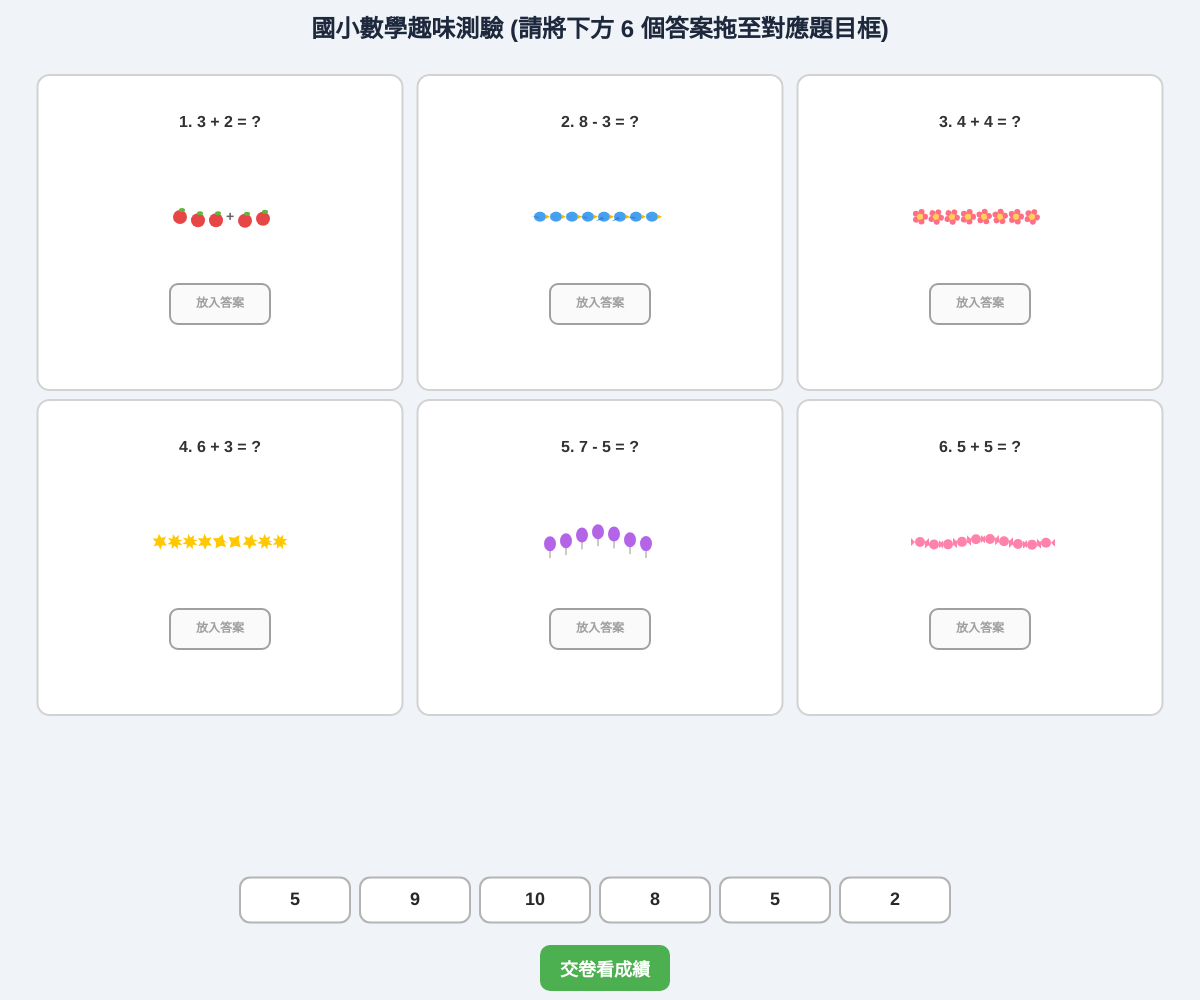
Frame 1 (no input)
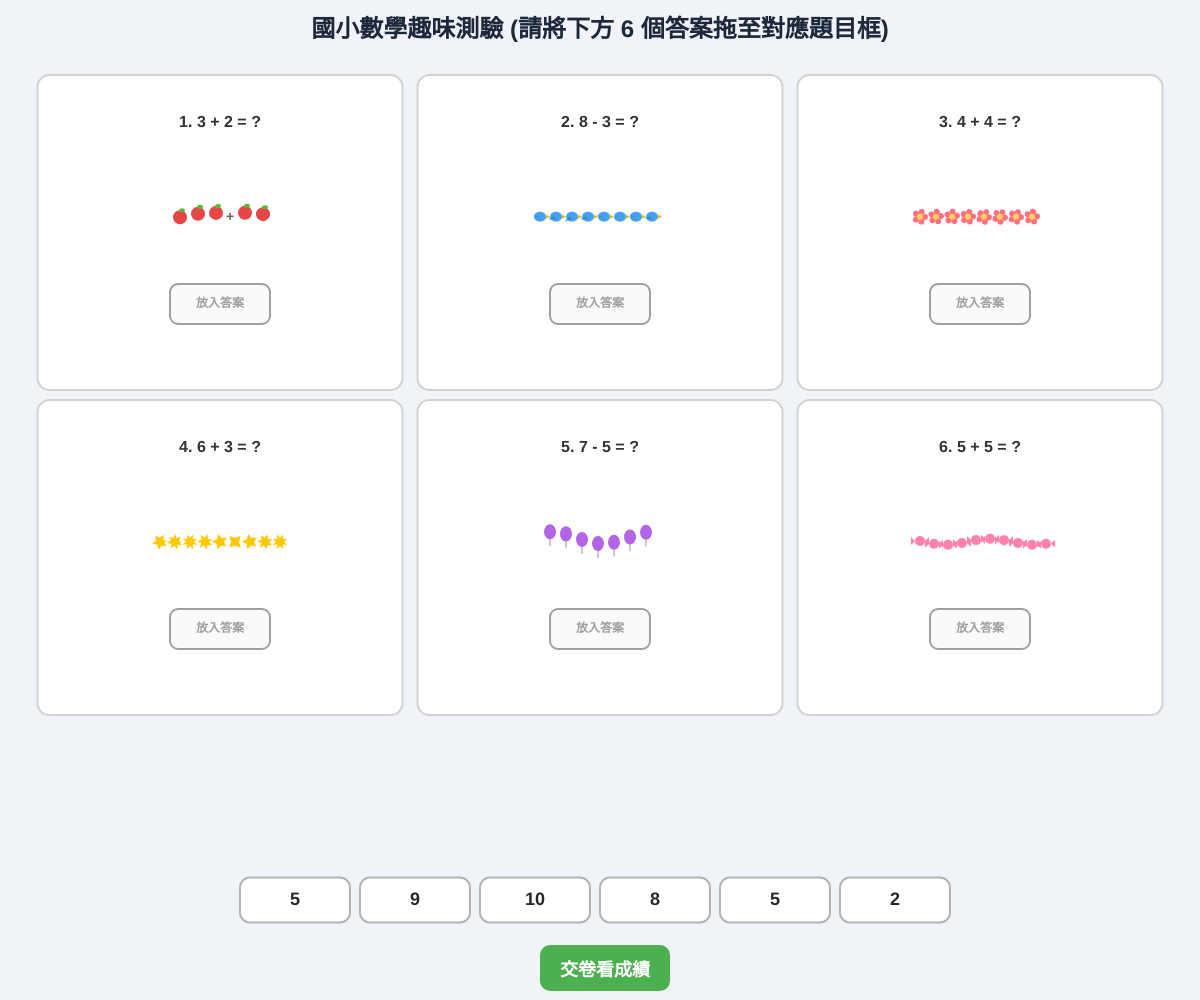
Frame 60 (no input)
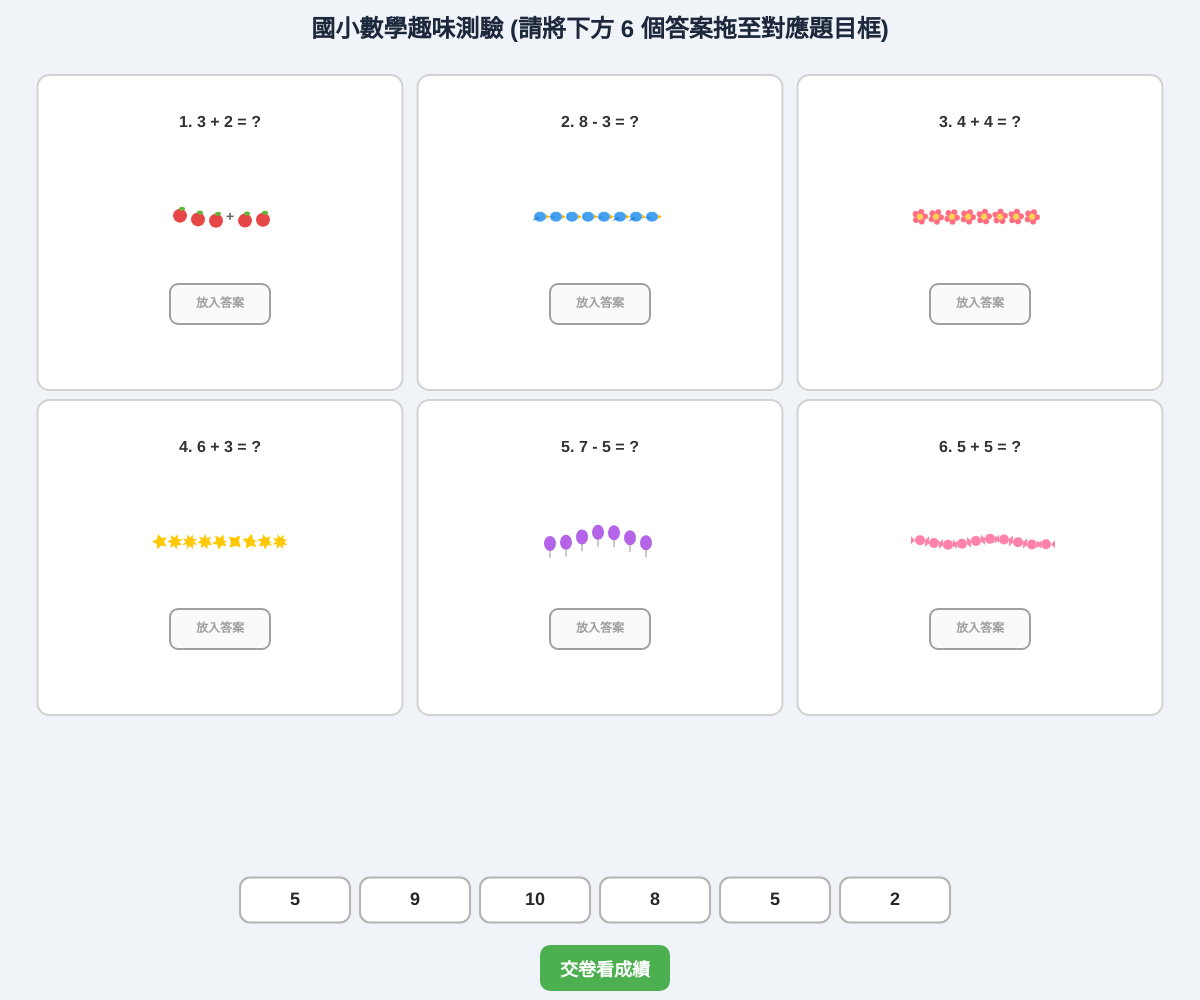
Frame 120 (the mouse pressed at the canvas centre since frame 60)

The p5.js sketch that drew these frames (run headless with seeded random() and noise() and a simulated clock; from frame 60 on, the mouse is pressed at the canvas centre):

// p5.js sketch
// ── sketch.js
// 宣告全域變數：題目庫、選項陣列、目標區陣列、分數、交卷狀態與彩帶粒子陣列
let questions = []; // 存放 6 個題目物件的陣列
let draggableOptions = []; // 存放下方 6 個可拖曳選項物件的陣列
let dropZones = []; // 存放 6 個題目對應的目標放置區陣列
let confettis = []; // 存放全螢幕慶祝彩帶粒子的陣列
let score = 0; // 紀錄最終答對題數與得分
let isSubmitted = false; // 紀錄是否已經完成交卷
let submitButton; // 交卷按鈕 DOM 物件
let retryButton; // 重新測驗按鈕 DOM 物件

// 初始化題目資料庫 (6 道國小基礎數學題目)
function initQuestionsData() { // initQuestionsData 開始
  questions = [ // 建立 6 道題目資料
    { id: 0, title: "1. 3 + 2 = ?", answer: "5", type: "apples", count1: 3, count2: 2 }, // 第 1 題
    { id: 1, title: "2. 8 - 3 = ?", answer: "5", type: "birds", count1: 8, count2: 3 }, // 第 2 題
    { id: 2, title: "3. 4 + 4 = ?", answer: "8", type: "flowers", count1: 4, count2: 4 }, // 第 3 題
    { id: 3, title: "4. 6 + 3 = ?", answer: "9", type: "stars", count1: 6, count2: 3 }, // 第 4 題
    { id: 4, title: "5. 7 - 5 = ?", answer: "2", type: "balloons", count1: 7, count2: 5 }, // 第 5 題
    { id: 5, title: "6. 5 + 5 = ?", answer: "10", type: "candies", count1: 5, count2: 5 } // 第 6 題
  ]; // 題目資料陣列結束
} // initQuestionsData 結束

// p5.js setup 初始化設定函式
function setup() { // setup 開始
  createCanvas(windowWidth, windowHeight); // 建立全螢幕畫布
  rectMode(CENTER); // 設定矩形繪製中心點對齊
  textAlign(CENTER, CENTER); // 設定文字對齊居中
  initQuestionsData(); // 初始化題目資料
  initUIAndLayout(); // 初始化題目板塊與拖曳選項佈局
  createControls(); // 初始化交卷與重來按鈕
} // setup 結束

// 視窗尺寸改變時觸發響應式重新佈局
function windowResized() { // windowResized 開始
  resizeCanvas(windowWidth, windowHeight); // 調整畫布尺寸為當前視窗大小
  repositionLayout(); // 重新計算與定位所有題目區與拖曳選項位置
} // windowResized 結束

// 初始化控制按鈕（交卷按鈕與重來按鈕）
function createControls() { // createControls 開始
  submitButton = createButton("交卷看成績"); // 建立交卷按鈕
  submitButton.style("font-size", "18px"); // 設定字體大小
  submitButton.style("font-weight", "bold"); // 設定粗體
  submitButton.style("background-color", "#4CAF50"); // 設定綠色背景
  submitButton.style("color", "white"); // 設定白色文字
  submitButton.style("border", "none"); // 移除邊框
  submitButton.style("border-radius", "10px"); // 設定圓角
  submitButton.style("padding", "10px 20px"); // 設定按鈕內距
  submitButton.style("cursor", "pointer"); // 滑鼠懸停顯示手型
  submitButton.mousePressed(handleSubmit); // 註冊點擊處理事件

  retryButton = createButton("重新測驗"); // 建立重新測驗按鈕
  retryButton.style("font-size", "18px"); // 設定字體大小
  retryButton.style("font-weight", "bold"); // 設定粗體
  retryButton.style("background-color", "#2196F3"); // 設定藍色背景
  retryButton.style("color", "white"); // 設定白色文字
  retryButton.style("border", "none"); // 移除邊框
  retryButton.style("border-radius", "10px"); // 設定圓角
  retryButton.style("padding", "10px 20px"); // 設定按鈕內距
  retryButton.style("cursor", "pointer"); // 滑鼠懸停顯示手型
  retryButton.mousePressed(resetQuiz); // 註冊重置處理事件
  retryButton.hide(); // 預設隱藏重來按鈕

  repositionButtons(); // 定位按鈕位置
} // createControls 結束

// 按鈕定位計算
function repositionButtons() { // repositionButtons 開始
  if (submitButton) submitButton.position(width / 2 - 60, height - 55); // 置中定位於底部
  if (retryButton) retryButton.position(width / 2 - 50, height - 55); // 置中定位於底部
} // repositionButtons 結束

// 計算與建立 6 題格狀版面與 6 個可拖曳選項
function initUIAndLayout() { // initUIAndLayout 開始
  dropZones = []; // 清空目標放置區
  draggableOptions = []; // 清空可拖曳選項

  // 1. 計算 6 題目的網格佈局 (寬度大於 800 時採 3x2，小螢幕採 2x3)
  let cols = width > 800 ? 3 : 2; // 計算網格列數
  let rows = Math.ceil(questions.length / cols); // 計算網格行數
  let gridW = (width - 60) / cols; // 單一題目卡片寬度
  let gridH = (height * 0.65) / rows; // 單一題目卡片高度

  for (let i = 0; i < questions.length; i++) { // 走訪 6 個題目
    let c = i % cols; // 當前列索引
    let r = Math.floor(i / cols); // 當前行索引
    let x = 30 + c * gridW + gridW / 2; // 卡片中心 X 座標
    let y = 70 + r * gridH + gridH / 2; // 卡片中心 Y 座標

    dropZones.push({ // 新增目標放置區
      questionId: i, // 對應題目編號
      x: x, // 位置 X
      y: y + gridH * 0.22, // 放置區定位於卡片偏下方
      w: Math.min(100, gridW * 0.4), // 放置區寬度
      h: 40, // 放置區高度
      cardX: x, // 卡片中心 X
      cardY: y, // 卡片中心 Y
      cardW: gridW - 15, // 卡片整體寬度
      cardH: gridH - 10, // 卡片整體高度
      occupiedOption: null // 目前放置的選項（初始為空）
    }); // 目標區新增結束
  } // 迴圈結束

  // 2. 建立 6 個可拖曳選項（汲取正確答案並進行隨機打亂）
  let optionValues = questions.map(q => q.answer); // 收集 6 個題目的答案
  let shuffledValues = shuffleArray([...optionValues]); // 隨機打亂答案順序

  let optW = Math.min(110, (width - 40) / 6 - 10); // 計算每個選項區塊寬度
  let startX = width / 2 - (6 * (optW + 10)) / 2 + optW / 2; // 設定選項區起始 X 座標
  let optY = height - 100; // 設定選項區 Y 座標（底部上方）

  for (let i = 0; i < 6; i++) { // 迴圈建立 6 個選項
    let ox = startX + i * (optW + 10); // 計算當前選項初始 X
    draggableOptions.push(new DraggableOption(ox, optY, optW, 45, shuffledValues[i], i)); // 建立選項物件
  } // 迴圈結束
} // initUIAndLayout 結束

// 重新佈局（響應式調整）
function repositionLayout() { // repositionLayout 開始
  initUIAndLayout(); // 重新建立卡片與選項的位置計算
  repositionButtons(); // 重新計算按鈕位置
} // repositionLayout 結束

// 陣列隨機洗牌函式
function shuffleArray(arr) { // shuffleArray 開始
  for (let i = arr.length - 1; i > 0; i--) { // 倒序走訪陣列
    let j = Math.floor(random(i + 1)); // 隨機產生交換索引
    [arr[i], arr[j]] = [arr[j], arr[i]]; // 交換陣列元素
  } // 迴圈結束
  return arr; // 回傳洗牌後的陣列
} // shuffleArray 結束

// p5.js 主繪圖循環函式
function draw() { // draw 開始
  background(240, 244, 248); // 設定舒適的淡灰藍色背景

  drawTitleHeader(); // 繪製頁面上方總標題與說明
  drawQuestionCards(); // 繪製 6 個題目卡片與 GIF 動態效果
  drawDropZones(); // 繪製 6 個題目答題放置框

  // 更新並繪製所有 6 個拖曳選項
  for (let opt of draggableOptions) { // 走訪所有選項
    opt.update(); // 更新拖曳座標
    opt.display(); // 繪製選項卡片
  } // 迴圈結束

  // 若已交卷則繪製成績結算與彩帶特效
  if (isSubmitted) { // 判斷交卷狀態
    drawResultOverlay(); // 繪製成績統計彈窗
    let percentage = (score / questions.length) * 100; // 計算得分百分比
    if (percentage > 60) { // 高於 60% 得分
      updateAndDrawConfetti(); // 繪製繽紛彩帶動畫
    } // if 結束
  } // isSubmitted if 結束
} // draw 結束

// 繪製頁面頂部標題
function drawTitleHeader() { // drawTitleHeader 開始
  fill(30, 40, 60); // 標題顏色深藍色
  textSize(24); // 設定標題字體大小
  textStyle(BOLD); // 粗體字型
  text("國小數學趣味測驗 (請將下方 6 個答案拖至對應題目框)", width / 2, 30); // 繪製標題文字
} // drawTitleHeader 結束

// 繪製 6 個題目卡片與繪製內部 GIF 動畫
function drawQuestionCards() { // drawQuestionCards 開始
  for (let i = 0; i < dropZones.length; i++) { // 走訪 6 個題目板塊
    let zone = dropZones[i]; // 取得對應板塊資料
    let q = questions[i]; // 取得題目資料

    // 繪製卡片白色背景與圓角邊框
    fill(255); // 白色背景
    stroke(210); // 淺灰邊框
    strokeWeight(2); // 邊框厚度
    rect(zone.cardX, zone.cardY, zone.cardW, zone.cardH, 12); // 繪製題目面板

    // 繪製題目文字標題
    fill(50); // 文字灰色
    noStroke(); // 無邊框
    textSize(16); // 字體大小
    textStyle(BOLD); // 粗體
    text(q.title, zone.cardX, zone.cardY - zone.cardH * 0.35); // 繪製題目題目名稱

    // 繪製動態視覺 GIF 效果區塊
    drawAnimatedGraphic(q, zone.cardX, zone.cardY - zone.cardH * 0.05); // 呼叫動態畫圖函式
  } // 迴圈結束
} // drawQuestionCards 結束

// 繪製各題目的模擬 GIF 動態視覺插圖
function drawAnimatedGraphic(q, cx, cy) { // drawAnimatedGraphic 開始
  push(); // 儲存繪圖狀態
  translate(cx, cy); // 將原點位移至插圖中心
  let t = millis() * 0.003; // 計算時間參數創造平滑動畫

  if (q.type === "apples") { // 第一題：蘋果彈跳動畫
    for (let i = 0; i < q.count1; i++) drawApple(-40 + i * 18, sin(t + i) * 4); // 第一組蘋果
    textSize(14); fill(100); text("+", 10, 0); // 加號
    for (let i = 0; i < q.count2; i++) drawApple(25 + i * 18, cos(t + i) * 4); // 第二組蘋果
  } else if (q.type === "birds") { // 第二題：小鳥翅膀拍打動畫
    for (let i = 0; i < q.count1; i++) drawBird(-60 + i * 16, sin(t * 3 + i) * 5); // 小鳥拍翅動畫
  } else if (q.type === "flowers") { // 第三題：花朵微風擺動動畫
    for (let i = 0; i < q.count1 + q.count2; i++) drawFlower(-60 + i * 16, 0, sin(t + i) * 0.2); // 花朵搖曳
  } else if (q.type === "stars") { // 第四題：星星閃爍動畫
    for (let i = 0; i < q.count1 + q.count2; i++) drawStar(-60 + i * 15, 0, 8, 4, sin(t * 2 + i) * 2 + 6); // 星星閃爍
  } else if (q.type === "balloons") { // 第五題：氣球上下浮動動畫
    for (let i = 0; i < q.count1; i++) drawBalloon(-50 + i * 16, cos(t + i) * 6); // 氣球浮動
  } else if (q.type === "candies") { // 第六題：糖果旋轉動畫
    for (let i = 0; i < q.count1 + q.count2; i++) drawCandy(-60 + i * 14, sin(t * 2 + i) * 3); // 糖果動態
  } // if-else 結束
  pop(); // 還原狀態
} // drawAnimatedGraphic 結束

// 輔助動態繪製函式：蘋果
function drawApple(x, yOff) { // drawApple 開始
  push(); translate(x, yOff); noStroke(); fill(230, 70, 70); ellipse(0, 0, 14, 14); fill(100, 180, 60); ellipse(2, -7, 6, 4); pop();
} // drawApple 結束

// 輔助動態繪製函式：小鳥
function drawBird(x, wingY) { // drawBird 開始
  push(); translate(x, 0); noStroke(); fill(70, 160, 240); ellipse(0, 0, 12, 10); fill(255, 180, 0); triangle(6, -2, 10, 0, 6, 2); fill(40, 130, 220); triangle(-2, 0, -8, -wingY, 0, 2); pop();
} // drawBird 結束

// 輔助動態繪製函式：花朵
function drawFlower(x, y, rot) { // drawFlower 開始
  push(); translate(x, y); rotate(rot); noStroke(); fill(255, 110, 130); for (let a = 0; a < TWO_PI; a += PI / 2.5) ellipse(cos(a) * 5, sin(a) * 5, 6, 6); fill(255, 210, 80); ellipse(0, 0, 6, 6); pop();
} // drawFlower 結束

// 輔助動態繪製函式：星星
function drawStar(x, y, radius1, radius2, npoints) { // drawStar 開始
  push(); translate(x, y); fill(255, 200, 0); noStroke(); let angle = TWO_PI / npoints; let halfAngle = angle / 2.0; beginShape(); for (let a = 0; a < TWO_PI; a += angle) { let sx = cos(a) * radius2; let sy = sin(a) * radius2; vertex(sx, sy); sx = cos(a + halfAngle) * radius1; sy = sin(a + halfAngle) * radius1; vertex(sx, sy); } endShape(CLOSE); pop();
} // drawStar 結束

// 輔助動態繪製函式：氣球
function drawBalloon(x, yOff) { // drawBalloon 開始
  push(); translate(x, yOff); noStroke(); fill(180, 100, 230); ellipse(0, -4, 12, 15); stroke(150); strokeWeight(1); line(0, 3.5, 0, 10); pop();
} // drawBalloon 結束

// 輔助動態繪製函式：糖果
function drawCandy(x, yOff) { // drawCandy 開始
  push(); translate(x, yOff); noStroke(); fill(255, 130, 170); ellipse(0, 0, 10, 10); triangle(-5, 0, -9, -4, -9, 4); triangle(5, 0, 9, -4, 9, 4); pop();
} // drawCandy 結束

// 繪製 6 個題目的答題放置區域
function drawDropZones() { // drawDropZones 開始
  for (let zone of dropZones) { // 走訪 6 個放置區
    stroke(160); // 虛線框顏色
    strokeWeight(2); // 框線厚度
    fill(zone.occupiedOption ? 240 : 250); // 若被放置答案填滿淺色背景
    rect(zone.x, zone.y, zone.w, zone.h, 8); // 繪製答題框矩形

    if (!zone.occupiedOption) { // 若目前尚無放置答案
      noStroke(); // 隱藏邊框
      fill(160); // 灰色提示字
      textSize(12); // 小字體
      text("放入答案", zone.x, zone.y); // 繪製導引提示文字
    } // if 結束
  } // 迴圈結束
} // drawDropZones 結束

// 繪製最終結算成績對話框
function drawResultOverlay() { // drawResultOverlay 開始
  push(); // 儲存狀態
  fill(0, 0, 0, 140); // 半透明黑背景遮罩
  rect(width / 2, height / 2, width, height); // 覆蓋全螢幕

  fill(255); // 結算面板白色卡片
  stroke(0, 0, 0, 30); // 卡片陰影
  rect(width / 2, height / 2 - 20, 360, 200, 16); // 繪製面板卡片

  let totalPercent = Math.round((score / questions.length) * 100); // 計算得分百分比
  fill(40); // 標題顏色
  textSize(22); // 標題字體大小
  text("測驗結果結算", width / 2, height / 2 - 80); // 標題文字

  textSize(32); // 大號得分數字
  if (totalPercent >= 60) { // 當得分大於等於 60% (答對 4 題以上)
    fill(76, 175, 80); // 綠色合格字體
    text("得分: " + totalPercent + " 分 (通過！)", width / 2, height / 2 - 25); // 讚美訊息
  } else { // 低於 60%
    fill(244, 67, 54); // 紅色未通過字體
    text("得分: " + totalPercent + " 分 (加油！)", width / 2, height / 2 - 25); // 加油訊息
  } // if-else 結束

  textSize(16); fill(100); // 細節資訊顏色
  text("您答對了 " + score + " / 6 道題目", width / 2, height / 2 + 25); // 答對題數顯示
  pop(); // 還原狀態
} // drawResultOverlay 結束

// 可拖曳選項類別 (Class)
class DraggableOption { // 類別開始
  constructor(x, y, w, h, textVal, id) { // 建構子
    this.startX = x; // 紀錄原始 X 座標
    this.startY = y; // 紀錄原始 Y 座標
    this.x = x; // 當前 X 座標
    this.y = y; // 當前 Y 座標
    this.w = w; // 寬度
    this.h = h; // 高度
    this.textVal = textVal; // 文字數值 (答案)
    this.id = id; // 選項識別碼
    this.isDragging = false; // 拖曳中狀態標籤
  } // 建構子結束

  update() { // 位置跟隨更新
    if (this.isDragging && !isSubmitted) { // 當正在拖曳且未交卷時
      this.x = mouseX; // 當前 X 跟隨滑鼠
      this.y = mouseY; // 當前 Y 跟隨滑鼠
    } // if 結束
  } // update 結束

  display() { // 繪製卡片方法
    push(); translate(this.x, this.y); // 平移原點
    if (this.isDragging) { // 拖曳狀態樣式
      fill(255, 235, 59); stroke(255, 152, 0); strokeWeight(3); // 黃底橘框高亮
    } else { // 靜態樣式
      fill(255); stroke(180); strokeWeight(2); // 白底灰框
    } // if-else 結束
    rect(0, 0, this.w, this.h, 10); // 繪製選項圓角卡片
    fill(40); noStroke(); textSize(18); textStyle(BOLD); text(this.textVal, 0, 0); // 繪製答案數字
    pop(); // 還原狀態
  } // display 結束

  contains(px, py) { // 判斷點 (px, py) 是否在卡片範圍內
    return px > this.x - this.w / 2 && px < this.x + this.w / 2 &&
           py > this.y - this.h / 2 && py < this.y + this.h / 2;
  } // contains 結束
} // DraggableOption 類別結束

// 滑鼠按下 (mousePressed) 拖曳觸發 logic
function mousePressed() { // mousePressed 開始
  if (isSubmitted) return; // 若已經交卷則忽略操作

  for (let opt of draggableOptions) { // 走訪 6 個選項
    if (opt.contains(mouseX, mouseY)) { // 若點擊於該選項上
      opt.isDragging = true; // 開啟拖曳狀態
      
      // 若該選項原本已放置在某放置區，解除該放置區佔用狀態
      for (let zone of dropZones) { // 走訪放置區
        if (zone.occupiedOption === opt) { // 匹配已被佔用放置區
          zone.occupiedOption = null; // 清空放置狀態
        } // if 結束
      } // 迴圈結束
      break; // 停止尋找
    } // if 結束
  } // 迴圈結束
} // mousePressed 結束

// 滑鼠放開 (mouseReleased) 吸附或彈回 logic
function mouseReleased() { // mouseReleased 開始
  if (isSubmitted) return; // 若已交卷則忽略

  for (let opt of draggableOptions) { // 走訪選項
    if (opt.isDragging) { // 找出被釋放的拖曳選項
      opt.isDragging = false; // 關閉拖曳狀態
      let isPlaced = false; // 紀錄是否成功吸附進任何題目放置區

      for (let zone of dropZones) { // 走訪 6 個放置區
        if (mouseX > zone.x - zone.w / 2 && mouseX < zone.x + zone.w / 2 && // 水平範圍匹配
            mouseY > zone.y - zone.h / 2 && mouseY < zone.y + zone.h / 2) { // 垂直範圍匹配
          
          if (zone.occupiedOption && zone.occupiedOption !== opt) { // 若該放置區已有其他答案
            zone.occupiedOption.x = zone.occupiedOption.startX; // 讓舊答案彈回底部原位
            zone.occupiedOption.y = zone.occupiedOption.startY; // 讓舊答案彈回底部原位
          } // if 結束

          opt.x = zone.x; // 選項吸附至該放置區中心 X
          opt.y = zone.y; // 選項吸附至該放置區中心 Y
          zone.occupiedOption = opt; // 更新目標區佔用者為當前選項
          isPlaced = true; // 標記吸附成功
          break; // 離開放置區迴圈
        } // if 結束
      } // 迴圈結束

      if (!isPlaced) { // 若沒有落入任何答題放置框
        opt.x = opt.startX; // 彈回下方原始位置 X
        opt.y = opt.startY; // 彈回下方原始位置 Y
      } // if 結束
    } // if 結束
  } // 迴圈結束
} // mouseReleased 結束

// 交卷按鈕點擊處理與完成判斷
function handleSubmit() { // handleSubmit 開始
  if (isSubmitted) return; // 避免重複交卷

  // 1. 檢查 6 個題目的放置區是否全部完成填寫
  let filledCount = 0; // 計算已填寫數量
  for (let zone of dropZones) { // 走訪所有放置區
    if (zone.occupiedOption !== null) filledCount++; // 若有填入答案累加 1
  } // 迴圈結束

  if (filledCount < 6) { // 若未滿 6 題
    alert("請完成所有 6 個題目的答案拖放後再交卷喔！(目前已完成 " + filledCount + "/6 題)"); // 提醒視窗
    return; // 終止流程
  } // if 結束

  // 2. 開始計算 6 題得分
  score = 0; // 重置分數
  for (let i = 0; i < dropZones.length; i++) { // 走訪 6 個題目對應放置區
    let zone = dropZones[i]; // 取得放置區
    let q = questions[i]; // 取得對應題目
    if (zone.occupiedOption && zone.occupiedOption.textVal === q.answer) { // 判斷答案是否正確
      score++; // 正確則分數加 1
    } // if 結束
  } // 迴圈結束

  isSubmitted = true; // 設定狀態為已交卷
  submitButton.hide(); // 隱藏交卷按鈕
  retryButton.show(); // 顯示重新測驗按鈕

  // 3. 計算得分率，若 > 60% (答對 4 題以上) 觸發彩帶動畫
  if ((score / questions.length) * 100 > 60) { // 判斷得分是否高於 60%
    createConfettiParticles(); // 產生慶祝彩帶
  } // if 結束
} // handleSubmit 結束

// 重置測驗狀態
function resetQuiz() { // resetQuiz 開始
  isSubmitted = false; // 重置交卷狀態
  score = 0; // 重置分數
  confettis = []; // 清空彩帶
  retryButton.hide(); // 隱藏重新測驗按鈕
  submitButton.show(); // 顯示交卷按鈕
  initUIAndLayout(); // 重新計算與隨機洗牌選項
} // resetQuiz 結束

// 產生彩帶粒子
function createConfettiParticles() { // createConfettiParticles 開始
  confettis = []; // 清空現有粒子
  for (let i = 0; i < 150; i++) { // 產生 150 個繽紛彩帶粒子
    confettis.push({ // 新增粒子物件
      x: random(width), // 隨機 X
      y: random(-height, 0), // 螢幕上方隨機 Y
      size: random(6, 12), // 隨機尺寸
      color: color(random(255), random(255), random(255)), // 隨機繽紛色彩
      speedY: random(2, 6), // 隨機下落速度
      speedX: random(-2, 2), // 隨機飄移速度
      rotation: random(TWO_PI), // 隨機角度
      rotSpeed: random(-0.1, 0.1) // 隨機旋轉角速度
    }); // 物件新增結束
  } // 迴圈結束
} // createConfettiParticles 結束

// 更新並繪製全螢幕瀑布彩帶特效
function updateAndDrawConfetti() { // updateAndDrawConfetti 開始
  push(); // 儲存狀態
  for (let c of confettis) { // 走訪彩帶粒子
    c.y += c.speedY; // 下降運動
    c.x += c.speedX; // 左右搖擺
    c.rotation += c.rotSpeed; // 旋轉角度

    if (c.y > height) { // 出螢幕底端重置回頂端
      c.y = -10; // 重置至頂部
      c.x = random(width); // 隨機水平位置
    } // if 結束

    translate(c.x, c.y); // 平移原點
    rotate(c.rotation); // 旋轉
    fill(c.color); // 填色
    noStroke(); // 無邊框
    rect(0, 0, c.size, c.size * 1.5); // 繪製長方形彩帶紙片
    rotate(-c.rotation); // 還原旋轉
    translate(-c.x, -c.y); // 還原平移
  } // 迴圈結束
  pop(); // 還原狀態
} // updateAndDrawConfetti 結束
